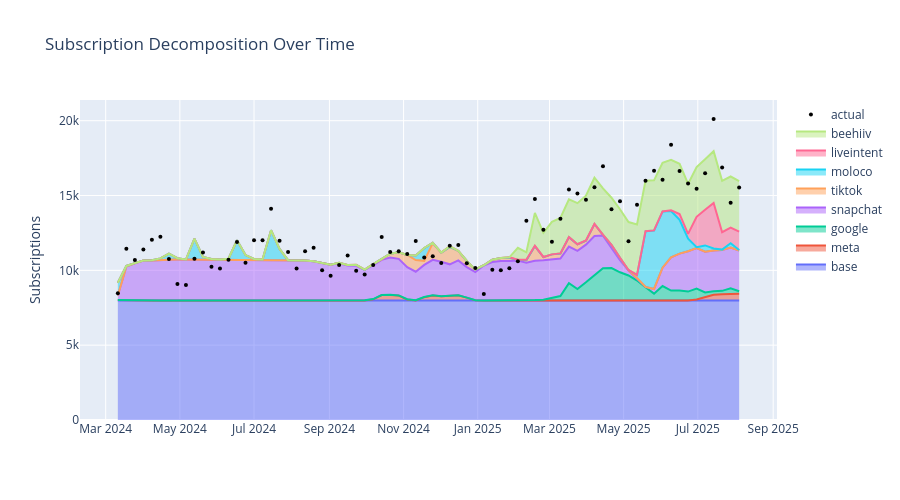

The code cell stored with this chart in its notebook:
### Code cell
# Stacked contribution over time
fig = go.Figure()
fig.add_trace(go.Scatter(x=df['date'], y=[intercept]*n_obs,
                         mode='lines', name='base', stackgroup='one'))
for ch in model_channels:
    fig.add_trace(go.Scatter(x=df['date'], y=contributions[ch],
                             mode='lines', name=ch, stackgroup='one'))

fig.add_trace(go.Scatter(x=df['date'], y=y, mode='markers',
                         name='actual', marker=dict(color='black', size=4)))
fig.update_layout(title='Subscription Decomposition Over Time',
                  yaxis_title='Subscriptions', height=500)
fig.show()
